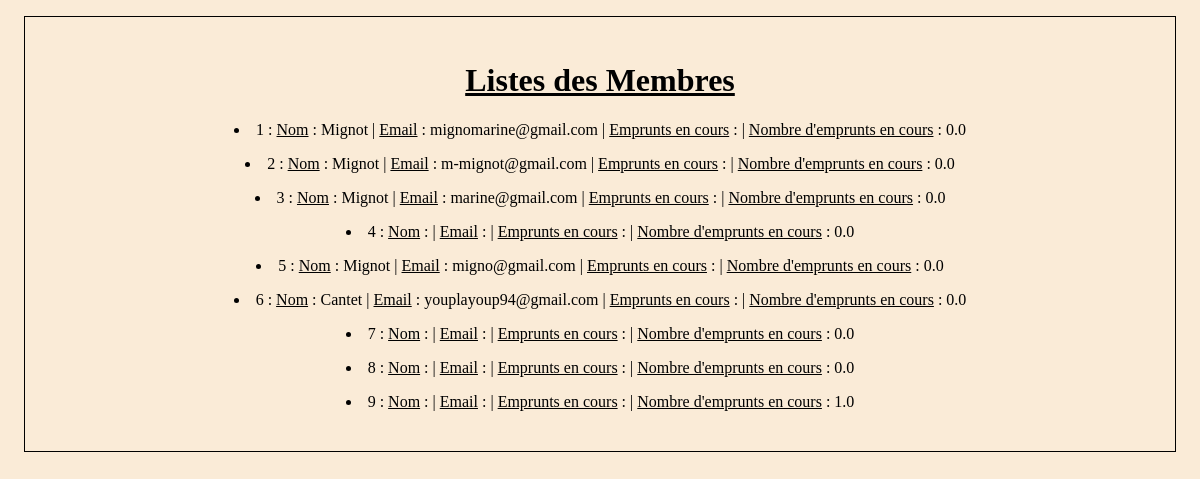
The page /membre/ on the database as committed earlier.
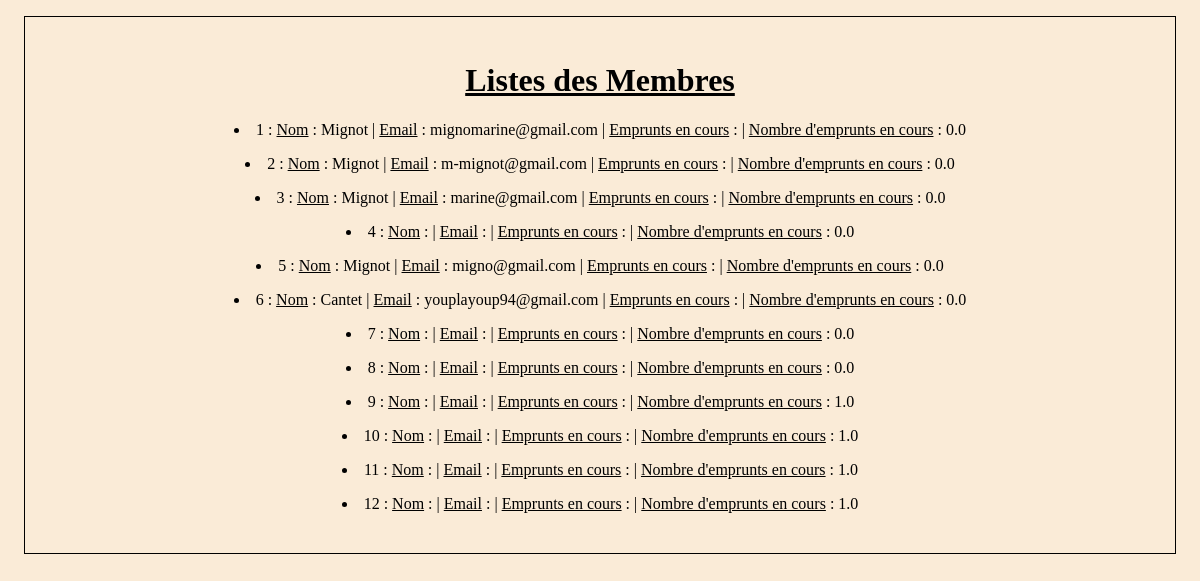
The same page on the database as committed later.
### bibliothecaire/models.py (models this page shows)
class Membre(models.Model):
    nom = models.fields.CharField(max_length=150)
    email = models.EmailField()
    emprunt = models.fields.CharField(max_length=150)
    nombre_emprunt = models.FloatField(
        validators=[
            MinValueValidator(0),
            MaxValueValidator(3)
        ]
    )

### bibliothecaire/views.py (the view)
# urls.py: path('membre/', views.listemembres),
def listemembres(request):
    membres = Membre.objects.all()
    return render(request, 'membre/membre.html',
                    {'membres': membres})

### bibliothecaire/templates/membre/membre.html (shortened to what this page needs)
{% load static %}
<link rel="stylesheet" type="text/css" href="{% static 'css/style.css' %}" />
<body>
    <div class="membre">
        <h1>Listes des Membres</h1>
            {% for membre in membres %}
            <li> {{ membre.id }} : <u>Nom</u> : {{ membre.nom }} | <u>Email</u> : {{ membre.email }} | <u>Emprunts en cours</u> : {{ emprunt.nom_media }} | <u>Nombre d'emprunts en cours</u> : {{ membre.nombre_emprunt }} </li>
            {% endfor %}
    </div>
</body>

Rows that differ between the two databases and show on the page:
added Membre: id "10", nombre_emprunt "1.0"
added Membre: id "11", nombre_emprunt "1.0"
added Membre: id "12", nombre_emprunt "1.0"
